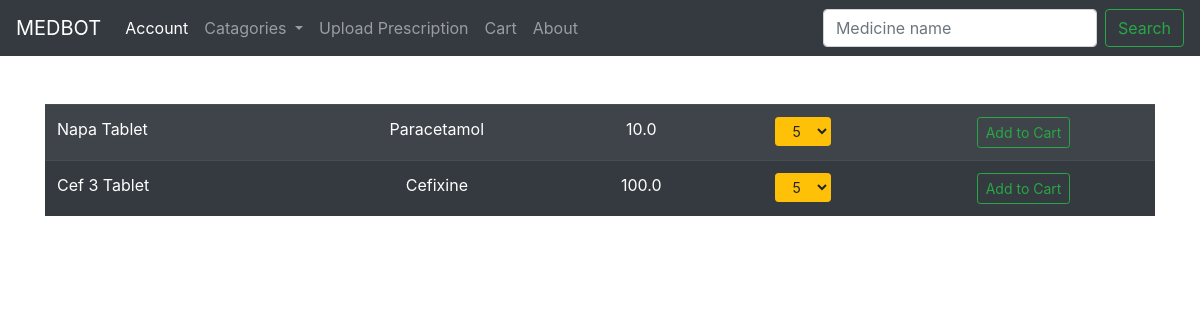
Before: / with the older database file.
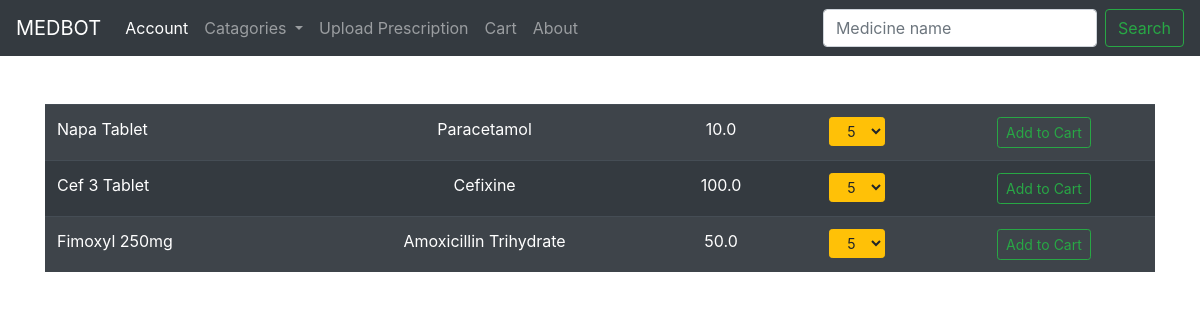
After: the same page with the newer database file.
### medbot_app/models.py (models this page shows, shortened)
class Inventory(models.Model):
	MUSTPRESCRIBED = 'MP'
	MUSTNOTPRESCRIBE = 'MNP'
	MEDICINESTATUS = [
		(MUSTPRESCRIBED, 'Must be Prescribed'),
		(MUSTNOTPRESCRIBE, 'Must not be Prescribed'),
	]
	GENERAL = 'A'
	BLOOD = 'B'
	DIGESTIVE = 'D'
	EYE = 'F'
	EAR = 'H'
	CIRCULATORY = 'K'
	MUSCULOSKELETAL = 'L'
	NEUROLOGICAL = 'N'
	PSYCHOLOGICAL = 'P'
	RESPIRATORY = 'R'
	SKIN = 'S'
	ENDORCRINE = 'T'
	UROLOGY = 'U'
	PREGNANCY = 'W'
	FEMALEGENITAL = 'X'
	MALEGENITAL = 'Y'
	SOCIALPROB = 'Z'
	MEDICINECATAGORIES = [
		(GENERAL, 'General and unspecified'),
		(BLOOD, 'Blood, blood forming organs, lymphatics, spleen'),
		(DIGESTIVE, 'Digestive'),
		(EYE, 'Eye'),
		(EAR, 'Ear'),
		(CIRCULATORY, 'Circulatory'),
		(MUSCULOSKELETAL, 'Musculoskeletal'),
		(NEUROLOGICAL, 'Neorological'),
		(PSYCHOLOGICAL, 'Psychological'),
		(RESPIRATORY, 'Respiratory'),
		(SKIN, 'Skin'),
		(ENDORCRINE, 'Endocrine, metabolic and nutritional'),
		(UROLOGY, 'Urology'),
		(PREGNANCY, 'Pregnancy, childbirth, family planning'),
		(FEMALEGENITAL, 'Female genital system and breast'),
		(MALEGENITAL, 'Male genital system'),
		(SOCIALPROB, 'Social problems'),
	]
	med_name = models.CharField(max_length = 200)
	med_id = models.BigAutoField(primary_key = True, serialize=False)
	med_price = models.FloatField(max_length = 10)
	med_quantity = models.PositiveIntegerField()
	med_status = models.CharField(max_length = 3, choices = MEDICINESTATUS, default=MUSTPRESCRIBED)
	med_catagory = models.CharField(max_length = 2, choices = MEDICINECATAGORIES, default = GENERAL)
	med_generic = models.CharField(max_length = 100)
	pharmacy_id = models.ForeignKey(Employee, on_delete = models.CASCADE)

### medbot_app/views.py (the view)
# urls.py: path('', views.home, name='home'),
def home(request):
	if request.method == "POST":
		medname = request.POST['search']
		obj = Inventory.objects.filter(Q (med_name__icontains = medname) | Q(med_generic__icontains = medname))
		context = { }
		if obj:
			context = {'all': obj}
		else:
			context = {'noresults': "No Medicine found"}
		return render(request, 'home.html', context)
	else:
		obj = Inventory.objects.all()
		context = {'all': obj}
		return render(request, 'home.html', context)

### medbot_app/templates/home.html (shortened to what this page needs)
{% extends 'base.html' %}
{% block content %}
<br>
	{% if all %}
	<div class="table-responsive">
		<table class="table table-striped table-dark">
			{% for things in all %}
				<tr>
					<td>{{ things.med_name }}</td>
					<td><center>{{ things.med_generic }}</center></td>
					<td><center>{{ things.med_price }}</td>
					<td><center>
						<div class="dropdown">
						    <select class="btn btn-warning btn-sm" id="inlineFormCustomSelect">
					        <option selected>5</option>
					        </select>
						</div>
					<td><center><a href="{% url 'add' things.med_id %}" class="btn btn-outline-success btn-sm">Add to Cart</a></center></td>
				</tr>
			{% endfor %}
		</table>
	</div>
	{% endif %}
{% endblock %}

Changed rows visible on the page:
added Inventory: med_name "Fimoxyl 250mg", med_generic "Amoxicillin Trihydrate", med_price "50.0"
